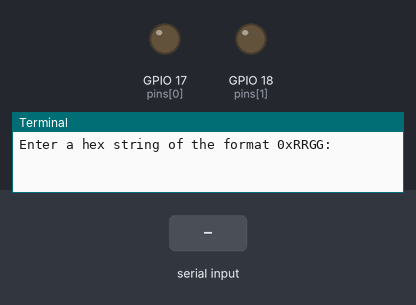
Simulated run of this program. Board: Raspberry Pi (BCM pin numbers). Parts: output pins drawn as LEDs (lit = HIGH), the last lines printed to the terminal. The test bench sets the inputs (shaded band).

Above: at 1.2 s.
1.3 s: "5" typed at the terminal, then Enter
At 2.5 s:
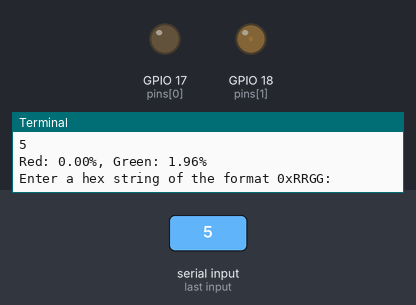
2.8 s: "90" typed at the terminal, then Enter
At 3.7 s:
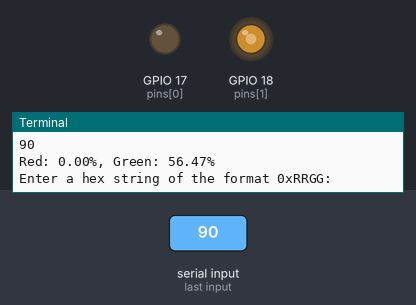
4.3 s: "200" typed at the terminal, then Enter
At 4.9 s:
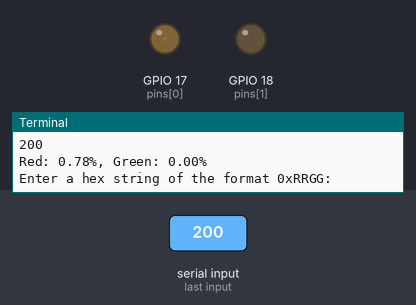
Timing chart, 0 to 7.3 s (numbered marks = the images above; inputs shaded):
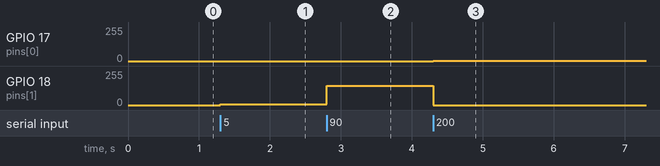

The program:

dual_color_led.py
```python
# Change color of red/green LED based on user's hex input.

import RPi.GPIO as GPIO
import time

pins = (17, 18)

GPIO.setmode(GPIO.BCM) # number pins by physical location
GPIO.setup(pins, GPIO.OUT, initial=GPIO.LOW) # set pins to output and off

p_R = GPIO.PWM(pins[0], 2000)
p_G = GPIO.PWM(pins[1], 2000)

p_R.start(0)
p_G.start(0)

def col_map(x, in_min, in_max, out_min, out_max):
    return (x - in_min) * (out_max - out_min) / (in_max - in_min) + out_min

def setColor(col):
    R_val = col >> 8 # shift col 8 bits right (to get at intended red value)
    G_val = col & 0x00FF # overwrite red bits (to get at intended green value)
    # take numbers from 0-255 and convert to duty cycles from 0-100
    R_val = col_map(R_val, 0, 255, 0, 100)
    G_val = col_map(G_val, 0, 255, 0, 100)
    # change duty cycles appropriately
    p_R.ChangeDutyCycle(R_val)
    p_G.ChangeDutyCycle(G_val)
    # create string of color values in understandable format
    string = 'Red: {:.2f}%, Green: {:.2f}%'.format(R_val, G_val)
    return string

def destroy():
    p_R.stop()
    p_G.stop()
    GPIO.output(pins, GPIO.LOW)
    GPIO.cleanup()

def mainloop():
    while True:
        col = int(input('Enter a hex string of the format 0xRRGG: '), 16)
        print(setColor(col))

if __name__ == '__main__':
    try:
        mainloop()
    except KeyboardInterrupt:
        destroy()
```

Measured:
- after the input at 1.3 s, GPIO 18 (pins[1]): 0/255 → 5/255 at once
- after the input at 2.8 s, GPIO 18 (pins[1]): 5/255 → 144/255 at once
- after the input at 4.3 s, GPIO 17 (pins[0]): 0/255 → 2/255 at once; GPIO 18 (pins[1]): 144/255 → 0/255 at once
